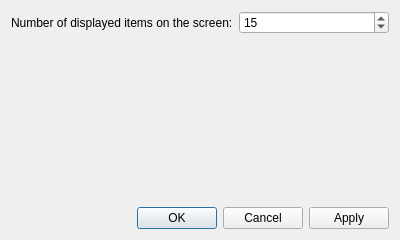
<?xml version="1.0" encoding="UTF-8"?>
<ui version="4.0">
 <class>OpenDesktopConfigWidget</class>
 <widget class="QDialog" name="OpenDesktopConfigWidget">
  <property name="geometry">
   <rect>
    <x>0</x>
    <y>0</y>
    <width>400</width>
    <height>240</height>
   </rect>
  </property>
  <property name="windowTitle">
   <string>Marble - OpenDesktop plugin configuration</string>
  </property>
  <layout class="QVBoxLayout" name="verticalLayout">
   <item>
    <layout class="QFormLayout" name="formLayout">
     <item row="0" column="0">
      <widget class="QLabel" name="m_displayedItemsLabel">
       <property name="text">
        <string>Number of displayed items on the screen:</string>
       </property>
      </widget>
     </item>
     <item row="0" column="1">
      <widget class="QSpinBox" name="m_itemsOnScreenSpin">
       <property name="minimum">
        <number>1</number>
       </property>
       <property name="maximum">
        <number>1000</number>
       </property>
       <property name="value">
        <number>15</number>
       </property>
      </widget>
     </item>
    </layout>
   </item>
   <item>
    <spacer name="verticalSpacer">
     <property name="orientation">
      <enum>Qt::Vertical</enum>
     </property>
     <property name="sizeHint" stdset="0">
      <size>
       <width>20</width>
       <height>40</height>
      </size>
     </property>
    </spacer>
   </item>
   <item>
    <widget class="QDialogButtonBox" name="m_buttonBox">
     <property name="orientation">
      <enum>Qt::Horizontal</enum>
     </property>
     <property name="standardButtons">
      <set>QDialogButtonBox::Apply|QDialogButtonBox::Cancel|QDialogButtonBox::Ok</set>
     </property>
    </widget>
   </item>
  </layout>
 </widget>
 <resources/>
 <connections>
  <connection>
   <sender>m_buttonBox</sender>
   <signal>accepted()</signal>
   <receiver>OpenDesktopConfigWidget</receiver>
   <slot>accept()</slot>
   <hints>
    <hint type="sourcelabel">
     <x>248</x>
     <y>254</y>
    </hint>
    <hint type="destinationlabel">
     <x>157</x>
     <y>274</y>
    </hint>
   </hints>
  </connection>
  <connection>
   <sender>m_buttonBox</sender>
   <signal>rejected()</signal>
   <receiver>OpenDesktopConfigWidget</receiver>
   <slot>reject()</slot>
   <hints>
    <hint type="sourcelabel">
     <x>316</x>
     <y>260</y>
    </hint>
    <hint type="destinationlabel">
     <x>286</x>
     <y>274</y>
    </hint>
   </hints>
  </connection>
 </connections>
</ui>
